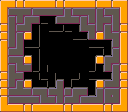

A 2D game scene composited from a Tiled map and its tileset images. What follows is a short description and the map's XML, with every tile layer's data as written:
An orthogonal 16x14 tile map with 8x8 px tiles, 1 tile layer (tiles) and 13 objects (3x LOCK, 3x PLATFORM, SPAWN).

<map version="1.4" tiledversion="1.4.2" orientation="orthogonal" renderorder="right-down" width="16" height="14" tilewidth="8" tileheight="8" infinite="0" nextlayerid="4" nextobjectid="48">
 <properties>
  <property name="maxBullets" type="int" value="2" />
  <property name="medalBullets" type="int" value="1" />
 </properties>
 <tileset firstgid="1" source="../sprites.tsx" />
 <layer id="1" name="tiles" width="16" height="14">
  <data encoding="csv">
9,13,8,12,29,29,13,8,12,29,29,13,12,13,12,10,
41,6,55,7,6,23,23,7,5,6,23,4,5,6,4,41,
27,5,21,3,7,75,43,6,54,7,5,21,38,7,39,27,
8,39,6,20,74,17,58,44,75,43,19,4,21,5,21,8,
8,39,5,8,61,17,17,17,17,58,44,21,8,19,4,11,
11,21,39,75,59,17,17,17,17,17,17,75,45,43,21,41,
41,6,20,75,43,17,17,17,17,17,17,42,44,60,5,41,
41,6,4,8,61,17,17,17,17,17,17,61,8,3,20,27,
27,5,19,7,60,74,17,17,17,17,17,60,74,21,5,8,
8,38,7,75,43,58,43,75,77,44,17,75,76,44,39,8,
8,21,5,8,58,44,60,5,60,75,45,43,8,6,20,8,
8,6,54,7,6,4,6,22,2,3,7,60,5,3,4,11,
11,6,23,23,7,19,7,21,6,20,6,23,20,19,20,41,
25,29,13,8,12,29,29,13,8,12,29,29,13,8,12,26
</data>
 </layer>
 <objectgroup color="#21ff06" id="3" name="walls">
  <object id="41" x="24" y="32" width="8" height="8" />
  <object id="42" x="24" y="56" width="8" height="8" />
  <object id="43" x="24" y="80" width="8" height="8" />
  <object id="44" x="96" y="80" width="8" height="8" />
  <object id="45" x="96" y="56" width="8" height="8" />
  <object id="46" x="96" y="32" width="8" height="8" />
 </objectgroup>
 <objectgroup id="2" name="entities">
  <object id="2" type="LOCK" x="80" y="48" width="8" height="8" />
  <object id="25" type="LOCK" x="40" y="24" width="8" height="8" />
  <object id="37" type="LOCK" x="60" y="72" width="8" height="8" />
  <object id="38" type="PLATFORM" x="36" y="32" width="16" height="8">
   <properties>
    <property name="isVertical" type="bool" value="false" />
    <property name="maxPos" type="int" value="80" />
    <property name="minPos" type="int" value="32" />
   </properties>
  </object>
  <object id="39" type="PLATFORM" x="56" y="56" width="16" height="8">
   <properties>
    <property name="isVertical" type="bool" value="false" />
    <property name="maxPos" type="int" value="80" />
    <property name="minPos" type="int" value="32" />
   </properties>
  </object>
  <object id="40" type="PLATFORM" x="76" y="80" width="16" height="8">
   <properties>
    <property name="isVertical" type="bool" value="false" />
    <property name="maxPos" type="int" value="80" />
    <property name="minPos" type="int" value="32" />
   </properties>
  </object>
  <object id="47" type="SPAWN" x="12" y="96" width="8" height="8" />
 </objectgroup>
</map>
